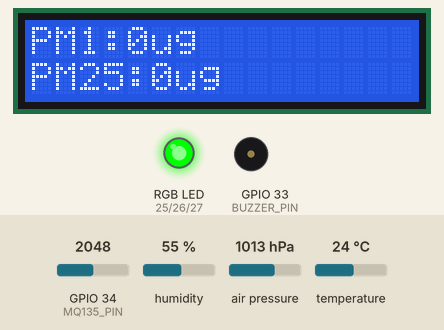
This sketch was run on a simulated ESP32. Shown: 16×2 character LCD, an RGB LED mixed from three pins (HIGH = lit), buzzer (waves = sounding, pin HIGH). Inputs (shaded band) come from the test bench; at power-on: humidity 55 %, GPIO 34 (MQ135_PIN) = 2048, temperature 24 °C, air pressure 1013 hPa. What the sketch prints to the serial monitor is not drawn.

Above: at 3.0 s.
3.1 s: humidity set to 22 %
At 7.6 s:
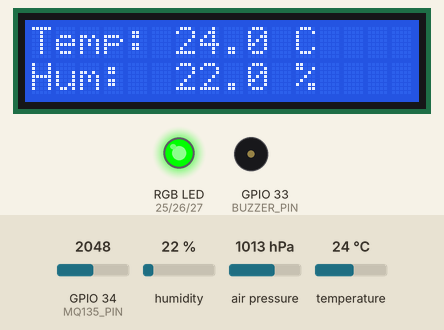
9.4 s: GPIO 34 (MQ135_PIN) set to 234
At 15.4 s:
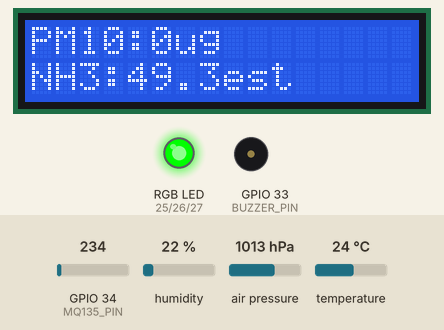
15.7 s: GPIO 34 (MQ135_PIN) set to 206
At 21.3 s:
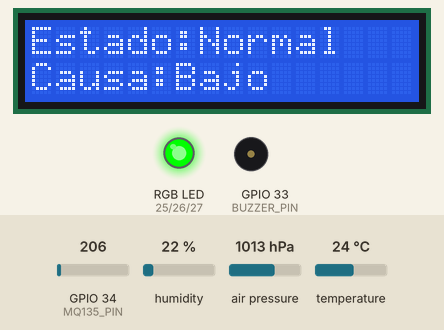
22.0 s: temperature set to 12 °C
At 27.5 s:
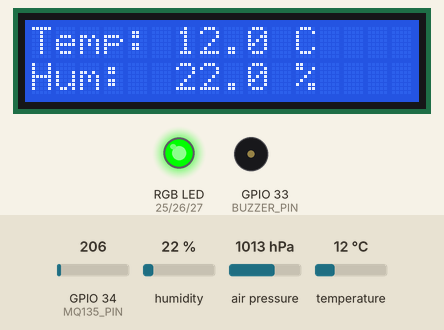
28.3 s: air pressure set to 952 hPa
At 29.4 s:
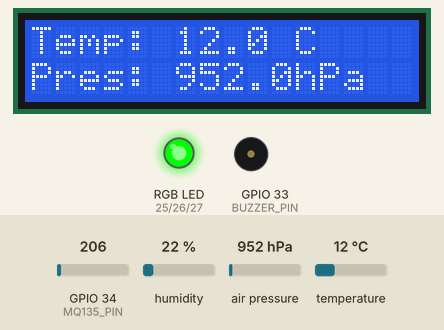
32.4 s: GPIO 34 (MQ135_PIN) set to 122
At 35.6 s:
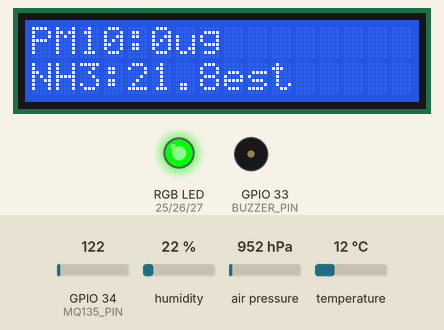
Timing chart, 0 to 37.1 s (numbered marks = the images above; inputs shaded):
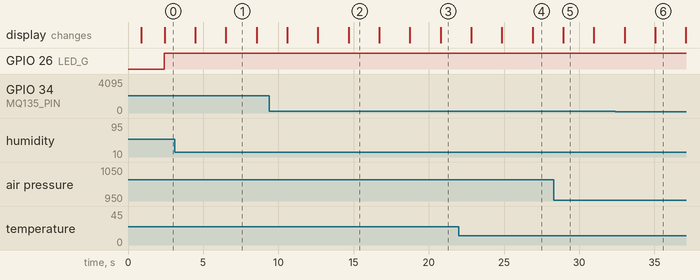

The sketch:

V1.ino
```cpp
#include <HardwareSerial.h>
#include <Wire.h>
#include <math.h>

// =====================================================
//  SENSORES:
//   - SEN0177 (PM1/PM2.5/PM10) por UART1
//   - MQ135 (gas -> "NH3_est" por curva)
//   - BME280/BMP280 (T/P/H) por I2C
//  ACTUADORES:
//   - LCD I2C 16x2
//   - LED RGB (PWM)
//   - Buzzer (alarma por estado)
// =====================================================


// ------------------------------
// BME/BMP280
// ------------------------------
#include <Adafruit_Sensor.h>
#include <Adafruit_BME280.h>
Adafruit_BME280 bme;


// ------------------------------
// LCD I2C
// ------------------------------
#include <LiquidCrystal_I2C.h>
LiquidCrystal_I2C lcd(0x27, 2, 1, 0, 4, 5, 6, 7);


// ------------------------------
// LED RGB
// ------------------------------
const int LED_R = 25;
const int LED_G = 26;
const int LED_B = 27;

const int RGB_COMMON_ANODE = 0;

// Canales PWM ESP32
const int CH_R = 0;
const int CH_G = 1;
const int CH_B = 2;


// ------------------------------
// BUZZER (CONFIGURA PIN)
// ------------------------------
const int BUZZER_PIN = 33;
const int BUZZER_ACTIVE_HIGH = 1;


// =====================================================
//  MODELO: K-means + Votación (KMeans / Flags / Trend)
// =====================================================
//
//  Features usadas (4):
//    x = [PM1_norm, PM25_norm, PM10_norm, NH3_norm]
//
//  1) K-means (K=3):
//     - En entrenamiento se obtuvieron 3 centroides en espacio normalizado [0..1].
//     - En el ESP32 NO "entrenamos": solo calculamos distancia al centroide más cercano.
//     - Ese cluster se mapea a un nivel: Normal / Precaución / Peligro
//
//  2) Flags (umbrales P75 y P90):
//     - Regla simple tipo "banderas":
//         si varias features > P90 -> Peligro
//         si varias features > P75 -> Precaución
//       Esto es robusto para casos donde el K-means se equivoque.
//
//  3) Trend (tendencia):
//     - Guarda una ventana de las últimas lecturas normalizadas (PM2.5 y NH3).
//     - Si está SUBIENDO (dp>0 o dn>0) y ya va por encima de P75, vota Precaución.
//     - Si además supera P90, vota Peligro.
//
//  4) Votación final (majority):
//     - FINAL = mayoría entre (voteKMeans, voteFlags, voteTrend)
//     - Esto reduce falsos positivos/negativos por ruido o outliers.
//
//  5) Causa:
///    - Se identifica si el "disparo" principal fue PM, NH3 o Mixto
//      usando el criterio de P90 (alto).
// =====================================================


// ------------------------------
// K-means + percentiles (exportados del entrenamiento)
// ------------------------------
const int N_FEAT = 4;
const char* FEAT_NAMES[4] = {"PM1","PM25","PM10","NH3"};

const int K = 3;
const float CENTROIDS[3][4] = {
  {0.067695f, 0.066557f, 0.073262f, 0.766916f},
  {0.477728f, 0.471661f, 0.430091f, 0.752588f},
  {0.124728f, 0.115632f, 0.105316f, 0.248652f},
};

const float P75[4] = {0.407268f, 0.376813f, 0.326889f, 0.826943f};
const float P90[4] = {0.528457f, 0.544942f, 0.512827f, 0.911577f};

// Mapeo cluster -> nivel (0=Normal,1=Precaucion,2=Peligro)
const int CLUSTER_LEVEL[3] = {1, 2, 0};

enum Level { NORMAL=0, PRECAUCION=1, PELIGRO=2 };
const char* levelName(Level L){
  if(L==NORMAL) return "Normal";
  if(L==PRECAUCION) return "Precaucion";
  return "Peligro";
}


// ------------------------------
// SEN0177 (DFRobot) por UART1
// ------------------------------
HardwareSerial dustSerial(1);
const int DUST_RX = 16; // ESP32 RX  <- TX sensor
const int DUST_TX = 17; // ESP32 TX  -> RX sensor
const int DUST_BAUD = 9600;

#define LENG 31
uint8_t bufSEN[LENG];


// ------------------------------
// MQ135 ADC (NH3_est por curva)
// ------------------------------
const int MQ135_PIN = 34;
const float ADC_VREF = 3.3f;
const int ADC_MAX = 4095;

const float RL = 10000.0f;
const float Ro = 140000.0f;
const float MQ_A = 60.0f;
const float MQ_B = -1.2f;


// ------------------------------
// Variables sensores (raw)
// ------------------------------
uint16_t pm1_0 = 0;
uint16_t pm2_5 = 0;
uint16_t pm10  = 0;

float nh3_ppm = 0.0f;
float tempC = NAN;
float pres_hPa = NAN;
float humRH = NAN;


// ------------------------------
// Trend (ventana de 6)
// ------------------------------
const int WIN = 6;
float histPM25[WIN];
float histNH3[WIN];
int histCount = 0;
int histIdx = 0;


// ------------------------------
// LCD screens
// ------------------------------
int screenIndex = 0;
unsigned long lastScreenMs = 0;


// ------------------------------
// Utilidades
// ------------------------------
float clamp01(float x){
  if(x < 0.0f) return 0.0f;
  if(x > 1.0f) return 1.0f;
  return x;
}
float sqf(float x){ return x*x; }


// ------------------------------
// Normalización (indoor)
//  * Importante: el K-means fue entrenado con valores en 0..1.
//  * Por eso convertimos (ug/m3, ppm_est) a [0..1] usando rangos razonables.
// ------------------------------
float normPM1(float ugm3){  return clamp01(ugm3 / 150.0f); } // indoor 0..150
float normPM25(float ugm3){ return clamp01(ugm3 / 150.0f); } // indoor 0..150
float normPM10(float ugm3){ return clamp01(ugm3 / 200.0f); } // indoor 0..200
float normNH3(float ppm){   return clamp01(ppm  / 50.0f);  } // indoor 0..50 (NH3_est)


// =====================================================
// LED RGB helpers
// =====================================================
void pwmWriteRgb(int r, int g, int b){

  if(RGB_COMMON_ANODE){
    r = 255 - r; g = 255 - g; b = 255 - b;
  }
  ledcWrite(LED_R, r);
  ledcWrite(LED_G, g);
  ledcWrite(LED_B, b);
}

void setLedByLevel(Level L){
  // colores convencionales para un indicador:
  // Normal=verde, Precaucion=amarillo, Peligro=rojo
  if(L==NORMAL)          pwmWriteRgb(0, 255, 0);
  else if(L==PRECAUCION) pwmWriteRgb(255, 120, 0);
  else                   pwmWriteRgb(255, 0, 0);
}


// =====================================================
// Buzzer helpers (patrones no-bloqueantes)
// =====================================================
void buzzerWrite(bool on){
  if(BUZZER_ACTIVE_HIGH){
    digitalWrite(BUZZER_PIN, on ? HIGH : LOW);
  } else {
    digitalWrite(BUZZER_PIN, on ? LOW : HIGH);
  }
}

// Patrón:
//  - NORMAL: OFF
//  - PRECAUCION: beep corto cada 2s
//  - PELIGRO: beep rápido repetitivo
void buzzerPattern(Level L){
  static unsigned long t0 = 0;
  static bool state = false;

  unsigned long now = millis();

  if(L == NORMAL){
    buzzerWrite(false);
    state = false;
    t0 = now;
    return;
  }

  if(L == PRECAUCION){
    // beep 150ms cada 2000ms
    unsigned long period = 2000;
    unsigned long onTime = 150;
    unsigned long phase = now % period;
    buzzerWrite(phase < onTime);
    return;
  }

  // PELIGRO:
  // beep 200ms ON / 200ms OFF (rápido)
  unsigned long period = 400;
  unsigned long phase = now % period;
  buzzerWrite(phase < 200);
}


// =====================================================
// SEN0177 checksum + lectura
// =====================================================
bool checkValueSEN(uint8_t *thebuf, uint8_t leng) {
  // Checksum según ejemplo datasheet DFROBOT:
  // sum(buf[0..leng-3]) + 0x42 == checksum(últimos 2 bytes)
  uint16_t receiveSum = 0;
  for (int i = 0; i < (leng - 2); i++) receiveSum += thebuf[i];
  receiveSum += 0x42;
  uint16_t checksum = ((uint16_t)thebuf[leng - 2] << 8) + thebuf[leng - 1];
  return (receiveSum == checksum);
}

bool readSEN0177(uint16_t &pm1, uint16_t &pm25, uint16_t &pm10_) {
  // busca el byte 0x42 (inicio de trama)
  if (dustSerial.find(0x42)) {
    delay(100);
    size_t n = dustSerial.readBytes(bufSEN, LENG);
    if (n != LENG) return false;

    // segundo byte esperado
    if (bufSEN[0] != 0x4D) return false;

    // checksum
    if (!checkValueSEN(bufSEN, LENG)) return false;

    // PM values según el ejemplo del datasheet
    pm1  = ((uint16_t)bufSEN[3] << 8) + bufSEN[4];
    pm25 = ((uint16_t)bufSEN[5] << 8) + bufSEN[6];
    pm10_= ((uint16_t)bufSEN[7] << 8) + bufSEN[8];
    return true;
  }
  return false;
}


// =====================================================
// MQ135 -> NH3_est (curva)
// =====================================================
float readNH3ppm(){
  // lee ADC (0..4095) -> voltaje (0..3.3V)
  int adcValue = analogRead(MQ135_PIN);
  float voltage = (adcValue / (float)ADC_MAX) * ADC_VREF;

  // evita división por cero
  if (voltage < 0.01f) voltage = 0.01f;

  // modelo simplificado:
  //  Rs = RL * ((Vref - Vout) / Vout)
  //  ratio = Rs/Ro
  //  ppm = a * ratio^b
  float rs = RL * ((ADC_VREF - voltage) / voltage);
  float ratio = rs / Ro;

  float ppm = MQ_A * pow(ratio, MQ_B);
  if(ppm < 0) ppm = 0;
  return ppm;
}


// =====================================================
// VOTACIÓN
// =====================================================

// 1) Voto K-means:
//    - Calcula distancia euclídea a cada centroide
//    - Elige el más cercano => cluster
//    - Cluster se convierte en nivel (Normal/Precaucion/Peligro)
Level voteKMeans(const float x[4], int &bestCluster, float &bestDist){
  bestCluster = 0;
  bestDist = 1e9f;

  for(int k=0;k<K;k++){
    float d = 0.0f;
    for(int j=0;j<4;j++){
      d += sqf(CENTROIDS[k][j] - x[j]);
    }
    if(d < bestDist){
      bestDist = d;
      bestCluster = k;
    }
  }
  return (Level)CLUSTER_LEVEL[bestCluster];
}

// 2) Voto por banderas (P75/P90):
//    - cuenta cuántas variables están "muy altas" (>P90) o "altas" (>P75)
//    - regla simple y robusta
Level voteFlags(const float x[4]){
  int danger = 0;
  int caution = 0;

  for(int j=0;j<4;j++){
    if(x[j] > P90[j]) danger++;
    else if(x[j] > P75[j]) caution++;
  }

  // si 2 o más variables están en zona P90 => PELIGRO
  if(danger >= 2) return PELIGRO;

  // si 2 o más variables están entre P75/P90 => PRECAUCIÓN
  if((danger + caution) >= 2) return PRECAUCION;

  return NORMAL;
}

// 3) Voto tendencia (trend):
//    - mira si PM2.5 o NH3 vienen subiendo
//    - solo activa si ya están al menos por encima de P75 (alto)
Level voteTrend(){
  if(histCount < WIN) return NORMAL;

  int i_now  = (histIdx - 1 + WIN) % WIN; // última muestra
  int i_prev = (histIdx - 4 + WIN) % WIN; // hace 3 muestras (aprox 1.5s con delay 500ms)

  float pm25_now = histPM25[i_now];
  float nh3_now  = histNH3[i_now];
  float pm25_prev= histPM25[i_prev];
  float nh3_prev = histNH3[i_prev];

  float dp = pm25_now - pm25_prev; // cambio PM25
  float dn = nh3_now  - nh3_prev;  // cambio NH3

  bool pm25_high = pm25_now > P75[1];
  bool nh3_high  = nh3_now  > P75[3];

  // si hay subida y ya está alto => precaución/peligro
  if((dp > 0.0f && pm25_high) || (dn > 0.0f && nh3_high)){
    if(pm25_now > P90[1] || nh3_now > P90[3]) return PELIGRO;
    return PRECAUCION;
  }
  return NORMAL;
}

// 4) Mayoría de votos: (KMeans, Flags, Trend)
Level majority(Level a, Level b, Level c){
  int counts[3] = {0,0,0};
  counts[(int)a]++; counts[(int)b]++; counts[(int)c]++;

  int best = 0;
  if(counts[1] > counts[best]) best = 1;
  if(counts[2] > counts[best]) best = 2;
  return (Level)best;
}

// Etiqueta de causa (para explicar qué "activó" el sistema)
const char* causeLabel(const float x[4]){
  bool pm_high  = (x[1] > P90[1]) || (x[2] > P90[2]); // PM2.5 o PM10 muy altos
  bool nh3_high = (x[3] > P90[3]);                   // NH3 muy alto

  if(pm_high && nh3_high) return "Mixto";
  if(pm_high)            return "PM";
  if(nh3_high)           return "NH3";
  return "Bajo";
}


// =====================================================
// LCD rendering (4 pantallas rotativas)
// =====================================================
void lcdShow(Level fin, const char* causa){
  lcd.clear();

  if(screenIndex == 0){
    // Pantalla 0: Estado y causa
    lcd.setCursor(0,0);
    lcd.print("Estado:");
    lcd.print(levelName(fin));
    lcd.setCursor(0,1);
    lcd.print("Causa:");
    lcd.print(causa);
  }
  else if(screenIndex == 1){
    // Pantalla 1: PM1 y PM2.5
    lcd.setCursor(0,0);
    lcd.print("PM1:");
    lcd.print(pm1_0);
    lcd.print("ug");
    lcd.setCursor(0,1);
    lcd.print("PM25:");
    lcd.print(pm2_5);
    lcd.print("ug");
  }
  else if(screenIndex == 2){
    // Pantalla 2: PM10 y NH3_est
    lcd.setCursor(0,0);
    lcd.print("PM10:");
    lcd.print(pm10);
    lcd.print("ug");
    lcd.setCursor(0,1);
    lcd.print("NH3:");
    lcd.print(nh3_ppm,1);
    lcd.print("est");
  }
  else if(screenIndex == 3){
    // Pantalla 3: Temperatura y Humedad
    lcd.setCursor(0,0);
    lcd.print("Temp: ");
    if(!isnan(tempC)) lcd.print(tempC, 1);
    else lcd.print("--");
    lcd.print(" C");

    lcd.setCursor(0,1);
    lcd.print("Hum:  ");
    if(!isnan(humRH) && humRH > 0.1f){
      lcd.print(humRH, 1);
      lcd.print(" %");
    } else {
      lcd.print("--");
    }
  }
  else {
    // Pantalla 4: Temperatura y Presión
    lcd.setCursor(0,0);
    lcd.print("Temp: ");
    if(!isnan(tempC)) lcd.print(tempC, 1);
    else lcd.print("--");
    lcd.print(" C");

    lcd.setCursor(0,1);
    lcd.print("Pres: ");
    if(!isnan(pres_hPa)){
      lcd.print(pres_hPa, 1);
      lcd.print("hPa");
    } else {
      lcd.print("--");
    }
  }
}


// =====================================================
// Setup / Loop
// =====================================================
void setup(){
  Serial.begin(115200);
  delay(800);

  // I2C + LCD
  Wire.begin();
  lcd.setBacklightPin(3, POSITIVE);
  lcd.setBacklight(HIGH);
  lcd.begin(16, 2);
  lcd.backlight();
  lcd.clear();
  lcd.setCursor(0,0);
  lcd.print("IOT iniciando");

  // BME/BMP280 (auto 0x76/0x77)
  bool bmeOK = bme.begin(0x76);
  if(!bmeOK) bmeOK = bme.begin(0x77);
  Serial.println(bmeOK ? "BME/BMP280 OK" : "BME/BMP280 NO detectado");

  // SEN0177 UART
  dustSerial.begin(DUST_BAUD, SERIAL_8N1, DUST_RX, DUST_TX);
  dustSerial.setTimeout(1500);

  // LED RGB PWM setup
  ledcAttach(LED_R, 5000, 8);
  ledcAttach(LED_G, 5000, 8);
  ledcAttach(LED_B, 5000, 8);
  pwmWriteRgb(0,0,0);

  // Buzzer
  pinMode(BUZZER_PIN, OUTPUT);
  buzzerWrite(false);

  // init trend
  for(int i=0;i<WIN;i++){ histPM25[i]=0; histNH3[i]=0; }

  Serial.println("Listo. LCD + RGB + Buzzer + sensores.");
  lcd.clear();
  lcd.setCursor(0,0);
  lcd.print("Sistema listo");
}

void loop(){
  // ----------------------
  // 1) Lecturas de sensores
  // ----------------------
  nh3_ppm = readNH3ppm();

  uint16_t pm1_tmp, pm25_tmp, pm10_tmp;
  if(readSEN0177(pm1_tmp, pm25_tmp, pm10_tmp)){
    pm1_0 = pm1_tmp;
    pm2_5 = pm25_tmp;
    pm10  = pm10_tmp;
  }

  float t = bme.readTemperature();
  if(!isnan(t)){
    tempC = t;
    pres_hPa = bme.readPressure() / 100.0f;
    humRH = bme.readHumidity(); // si es BMP280 puede ser NaN/0
  }

  // ----------------------
  // 2) Features normalizadas (0..1)
  // ----------------------
  float x[4];
  x[0] = normPM1((float)pm1_0);
  x[1] = normPM25((float)pm2_5);
  x[2] = normPM10((float)pm10);
  x[3] = normNH3(nh3_ppm);

  // ----------------------
  // 3) Trend update (ventana)
  // ----------------------
  histPM25[histIdx] = x[1];
  histNH3[histIdx]  = x[3];
  histIdx = (histIdx + 1) % WIN;
  if(histCount < WIN) histCount++;

  // ----------------------
  // 4) Votación (3 votos + mayoría)
  // ----------------------
  int cluster = -1;
  float dist = 0.0f;

  Level vK = voteKMeans(x, cluster, dist);
  Level vF = voteFlags(x);
  Level vT = voteTrend();

  Level fin = majority(vK, vF, vT);
  const char* causa = causeLabel(x);

  // ----------------------
  // 5) Actuadores: LED + Buzzer
  // ----------------------
  setLedByLevel(fin);
  buzzerPattern(fin);

  // ----------------------
  // 6) Serial: imprime todo
  // ----------------------
  Serial.print("PM1="); Serial.print(pm1_0);
  Serial.print(" PM25="); Serial.print(pm2_5);
  Serial.print(" PM10="); Serial.print(pm10);
  Serial.print(" NH3_est="); Serial.print(nh3_ppm, 2);

  if(!isnan(tempC)){
    Serial.print(" T="); Serial.print(tempC,1);
    Serial.print("C P="); Serial.print(pres_hPa,1);
    Serial.print("hPa H="); Serial.print(humRH,1); Serial.print("%");
  }

  Serial.print(" | x=[");
  Serial.print(x[0],3); Serial.print(",");
  Serial.print(x[1],3); Serial.print(",");
  Serial.print(x[2],3); Serial.print(",");
  Serial.print(x[3],3); Serial.print("]");

  Serial.print(" | vK="); Serial.print(levelName(vK));
  Serial.print(" vF="); Serial.print(levelName(vF));
  Serial.print(" vT="); Serial.print(levelName(vT));
  Serial.print(" FINAL="); Serial.print(levelName(fin));
  Serial.print(" causa="); Serial.print(causa);
  Serial.print(" cluster="); Serial.print(cluster);
  Serial.print(" dist="); Serial.println(dist, 6);

  // ----------------------
  // 7) LCD: rota pantallas cada 2s
  // ----------------------
  if(millis() - lastScreenMs > 2000){
    lastScreenMs = millis();
    screenIndex = (screenIndex + 1) % 5;
  }
  lcdShow(fin, causa);

  delay(500);
}
```

Measured:
- the behaviour switches between 221 and 220 on GPIO 34 (MQ135_PIN) (found by bisection; images 2 and 3)
- after the input at 15.7 s, the display: first differs from a run without the input after 5.1 s (image 3)
- what the display in image 1 shows lasts 2.1 s, from 6.5 s to 8.6 s
